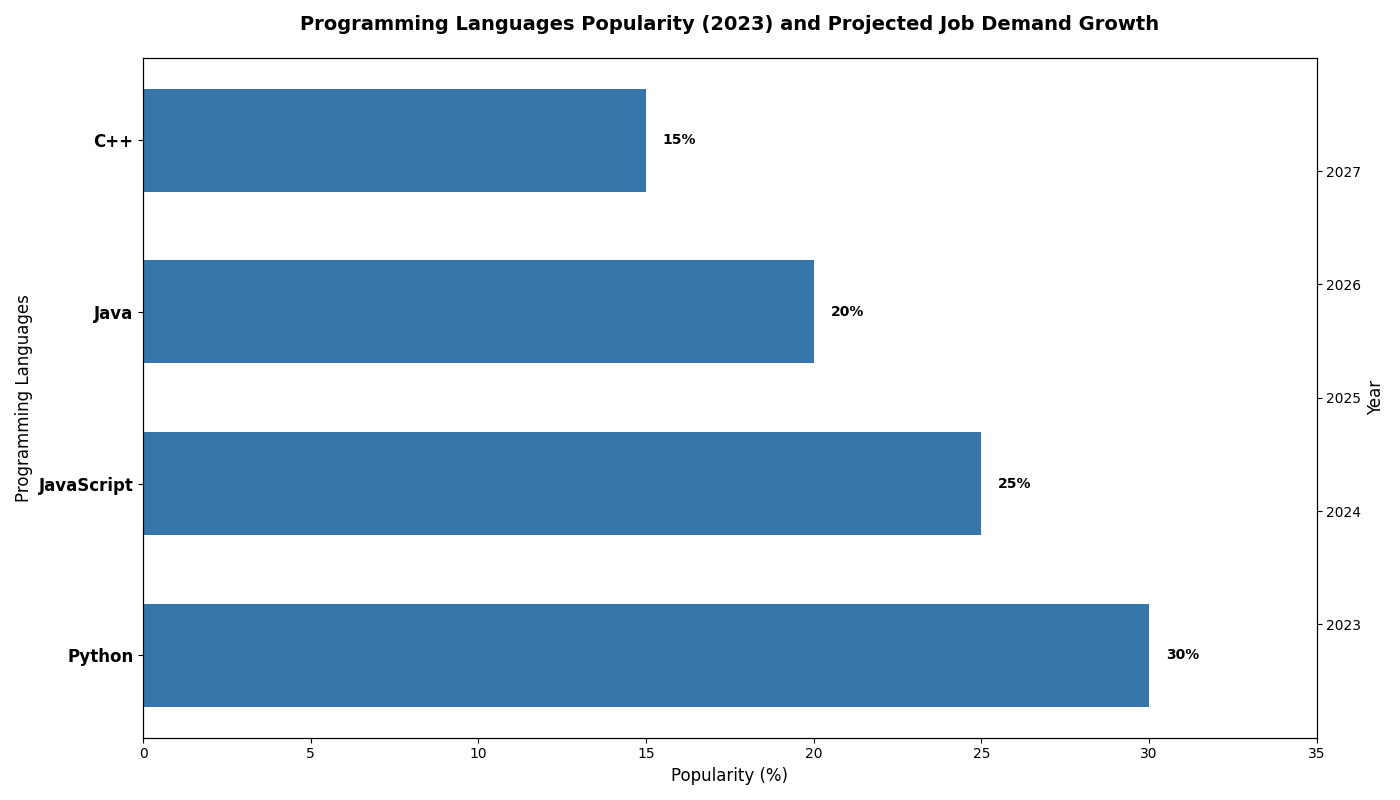

This figure's Python source:
import matplotlib.pyplot as plt
import numpy as np

# Data for popularity (percentage)
languages = ['Python', 'JavaScript', 'Java', 'C++']
popularity = [30, 25, 20, 15]

# Data for projected job demand growth (in thousands)
years = np.array([2023, 2024, 2025, 2026, 2027])
projected_jobs_growth = {
    'Python': [150, 155, 160, 165, 170],
    'JavaScript': [130, 135, 140, 145, 150],
    'Java': [120, 122, 124, 126, 128],
    'C++': [100, 102, 104, 106, 108]
}

# Choose a single color
single_color = '#3776AB'

# Create the figure and axis objects
fig, ax1 = plt.subplots(figsize=(14, 8))

# Plot the bar chart for popularity with a single color
bars = ax1.barh(languages, popularity, color=single_color, height=0.6)

# Adding percentage labels to each bar
for bar, percentage in zip(bars, popularity):
    ax1.text(bar.get_width() + 0.5, bar.get_y() + bar.get_height() / 2,
            f'{percentage}%', va='center', ha='left', fontsize=10, fontweight='bold', color='black')

# Add a secondary y-axis for the line plot
ax2 = ax1.twinx()

# Plot the line charts for projected job demand growth with a single color
for idx, (language, growth) in enumerate(projected_jobs_growth.items()):
    ax2.plot(growth, years, color=single_color, linestyle='-', marker='o')

# Title and labels
ax1.set_title("Programming Languages Popularity (2023) and Projected Job Demand Growth", fontsize=14, fontweight='bold', pad=20)
ax1.set_xlabel("Popularity (%)", fontsize=12)
ax1.set_ylabel("Programming Languages", fontsize=12)
ax2.set_ylabel("Year", fontsize=12)
ax2.set_yticks(years)

# Set axis limits to improve visualization
ax1.set_xlim(0, 35)
ax2.set_ylim(2022, 2028)

# Adjust y-ticks for the programming languages
ax1.set_yticks(np.arange(len(languages)))
ax1.set_yticklabels(languages, fontsize=12, fontweight='bold')

# Automatically adjust layout
plt.tight_layout()

# Show plot
plt.show()
